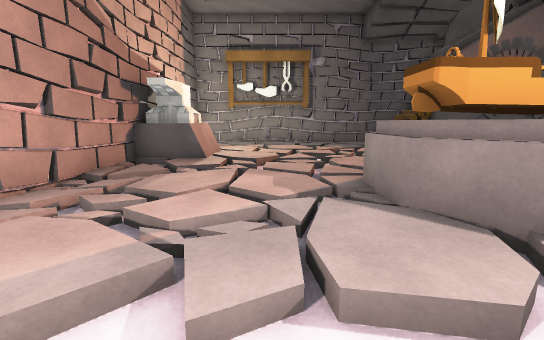
[1] (above)

12 first-person views from a walk through a scene from a Unity 3-D project. The camera is 1.4 m above the floor, tilts 10° down and sees 90° across. The floor is counted in squares, 1 m on a side. Each view is taken from the middle of a square. On the plan, view 1 faces up. The plan holds only what a view shows up to about 13 squares ahead; the rest is blank. The place goes on beyond the plan. Some surface patterns are stand-ins.

[2]
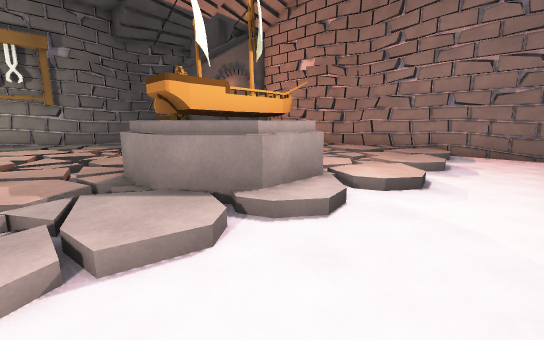

[3]
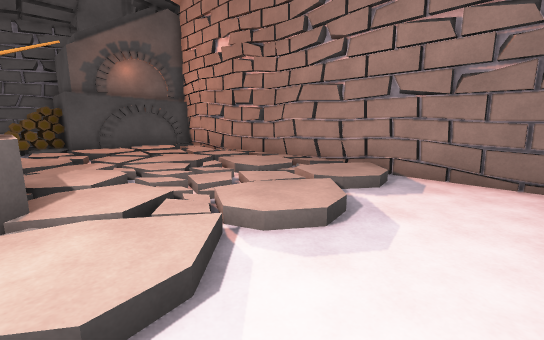

[4]
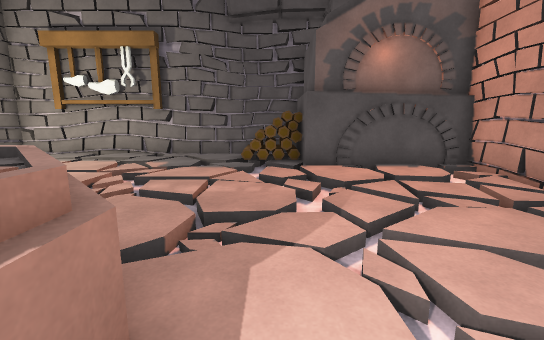

[5]
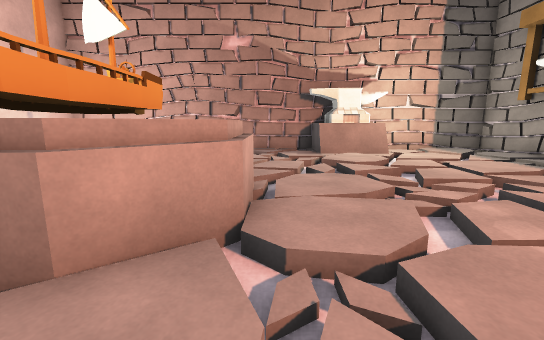

[6]
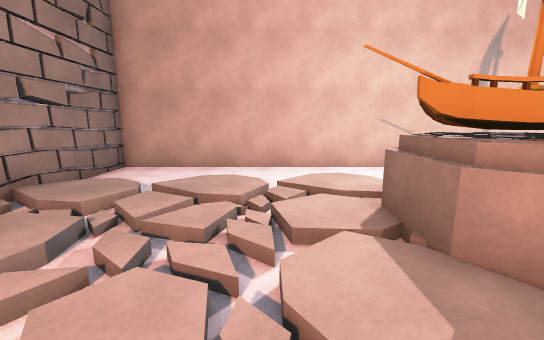

[7]
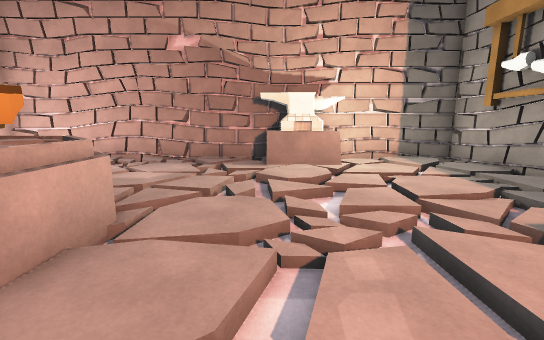

[8]
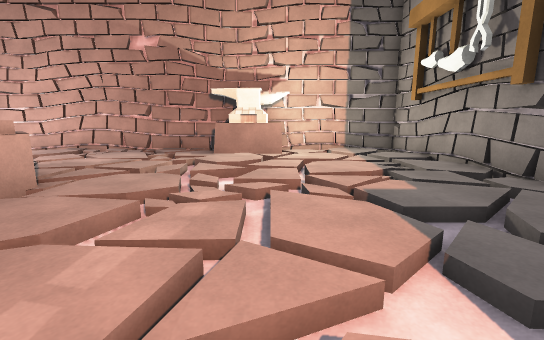

[9]
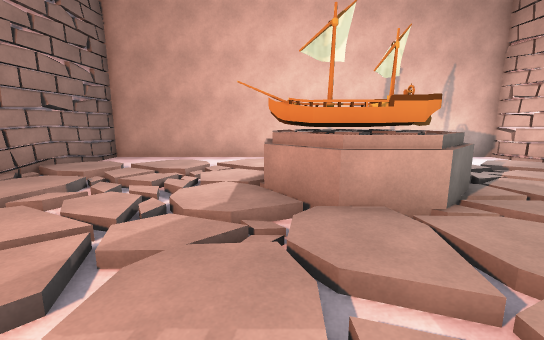

[10]
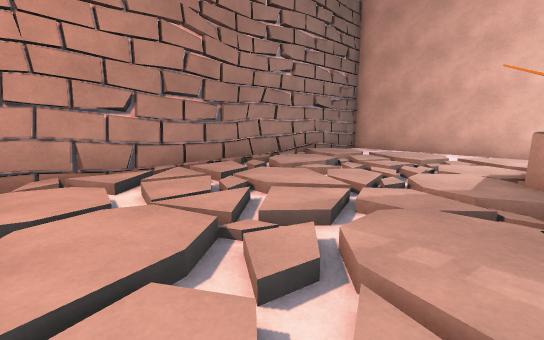

[11]
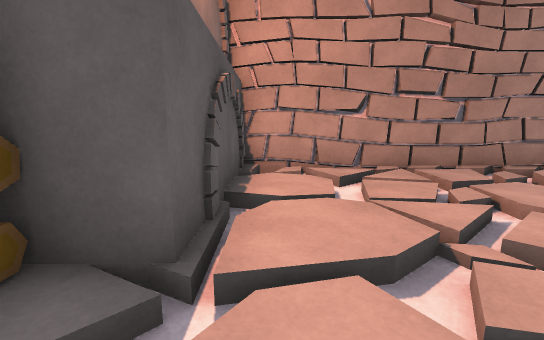

[12]
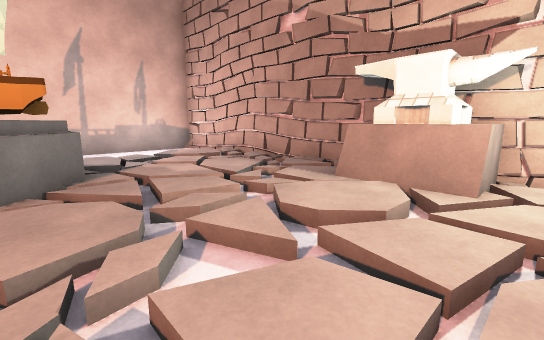

### Floor plan
Key: @ floor where view 1 was taken; # wall or solid block; . main floor; : floor 0.25 m higher than the main floor; / step, stairs or slope; = window, fence, low wall or low ledge; ^ raised ledge; v drop or lower ground.
Columns run from 5 left of view 1 to 14 right of it. Each row starts with its distance up from view 1.
 17 ##############
 16 #..://:/:// v#
 15 #/////////://#
 14 #/://////////#
 13 #:////:////:/#######
 12 #/////////:///:/://#
 11 ###=///://////:////#
 10 ###=://///:////////#
  9 ##^=///////::////:/#
  8 #//:////:/:////:/:/#
  7 #/////////:////////#
  6 #/://://^^^/:/:////#
  5 #:/:/:/^###^////::/#
  4 #///://####=://////#
  3 #/////:/^^^//////:/#
  2 #/:://:/::/://::/:/#
  1 # ./.......//.//...#
  0 # .. @.............#
 -1 #..................#
 -2 ####################

Positions as (right, up) in squares from view 1, and headings:
1: (0, 0), facing up
2: (0, -1), facing up-right
3: (6, -1), facing up-right
4: (7, 4), facing up
5: (8, 7), facing left
6: (8, 8), facing down
7: (7, 9), facing left
8: (8, 11), facing left
9: (6, 11), facing down
10: (6, 12), facing down-right
11: (6, 12), facing right
12: (3, 12), facing down-left
